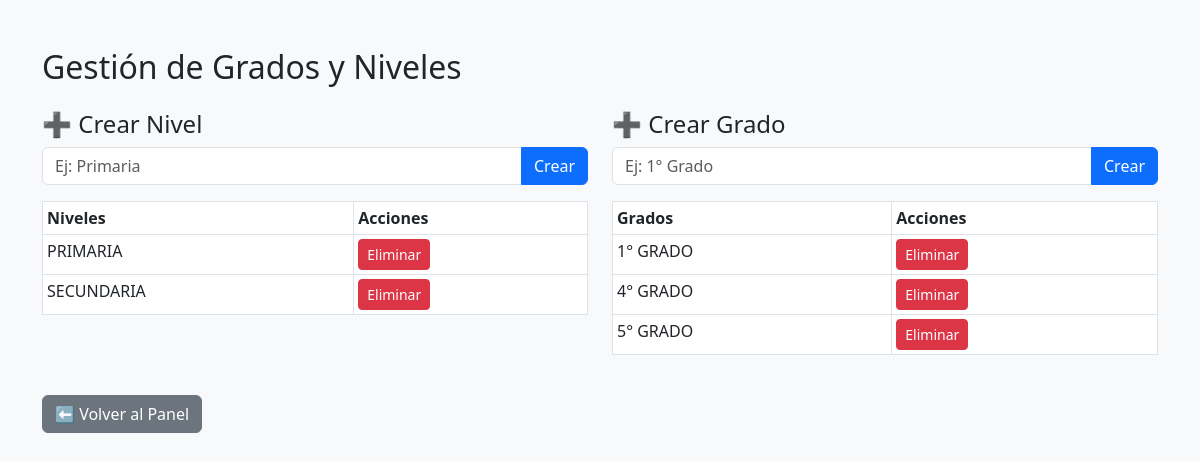
The app's page /public/gestion_grados_niveles.php (signed in) with its own data.
### tables this page shows
CREATE TABLE `niveles` (
  `id` int(11) NOT NULL,
  `nombre` varchar(50) NOT NULL
);

CREATE TABLE `grados` (
  `id` int(11) NOT NULL,
  `nombre` varchar(50) NOT NULL
);

### public/gestion_grados_niveles.php (the view, shortened to what this page needs)
<?php
require_once '../config/database.php';
$niveles = $pdo->query("SELECT * FROM niveles ORDER BY nombre")->fetchAll();
$grados = $pdo->query("SELECT * FROM grados ORDER BY nombre")->fetchAll();
?>
<!DOCTYPE html>
<html lang="es">
<head>
    <link href="https://cdn.jsdelivr.net/npm/bootstrap@5.3.0/dist/css/bootstrap.min.css" rel="stylesheet">
</head>
<body class="bg-light">
    <div class="container mt-5">
        <h2 class="mb-4">Gestión de Grados y Niveles</h2>
        <div class="row mb-4">
            <div class="col-md-6">
                <h4>➕ Crear Nivel</h4>
                <form method="POST">
                    <div class="input-group">
                        <input type="text" name="nombre_nivel" class="form-control" placeholder="Ej: Primaria" required>
                        <button type="submit" name="crear_nivel" class="btn btn-primary">Crear</button>
                    </div>
                </form>
                <table class="table table-bordered table-sm mt-3">
                    <thead>
                        <tr><th>Niveles</th><th>Acciones</th></tr>
                    </thead>
                    <tbody>
                        <?php foreach ($niveles as $nivel): ?>
                        <tr>
                            <td><?= htmlspecialchars($nivel['nombre']) ?></td>
                            <td>
                                <a href="?eliminar_nivel=<?= $nivel['id'] ?>" class="btn btn-danger btn-sm"
                                   onclick="return confirm('¿Eliminar este nivel?')">Eliminar</a>
                            </td>
                        </tr>
                        <?php endforeach; ?>
                    </tbody>
                </table>
            </div>
            <div class="col-md-6">
                <h4>➕ Crear Grado</h4>
                <form method="POST">
                    <div class="input-group">
                        <input type="text" name="nombre_grado" class="form-control" placeholder="Ej: 1° Grado" required>
                        <button type="submit" name="crear_grado" class="btn btn-primary">Crear</button>
                    </div>
                </form>
                <table class="table table-bordered table-sm mt-3">
                    <thead>
                        <tr><th>Grados</th><th>Acciones</th></tr>
                    </thead>
                    <tbody>
                        <?php foreach ($grados as $grado): ?>
                        <tr>
                            <td><?= htmlspecialchars($grado['nombre']) ?></td>
                            <td>
                                <a href="?eliminar_grado=<?= $grado['id'] ?>" class="btn btn-danger btn-sm"
                                   onclick="return confirm('¿Eliminar este grado?')">Eliminar</a>
                            </td>
                        </tr>
                        <?php endforeach; ?>
                    </tbody>
                </table>
            </div>
        </div>
        <a href="admin_panel.php" class="btn btn-secondary">⬅️ Volver al Panel</a>
    </div>
</body>
</html>

### records on screen
niveles: nombre "PRIMARIA"
niveles: nombre "SECUNDARIA"
grados: nombre "1° GRADO"
grados: nombre "4° GRADO"
grados: nombre "5° GRADO"
